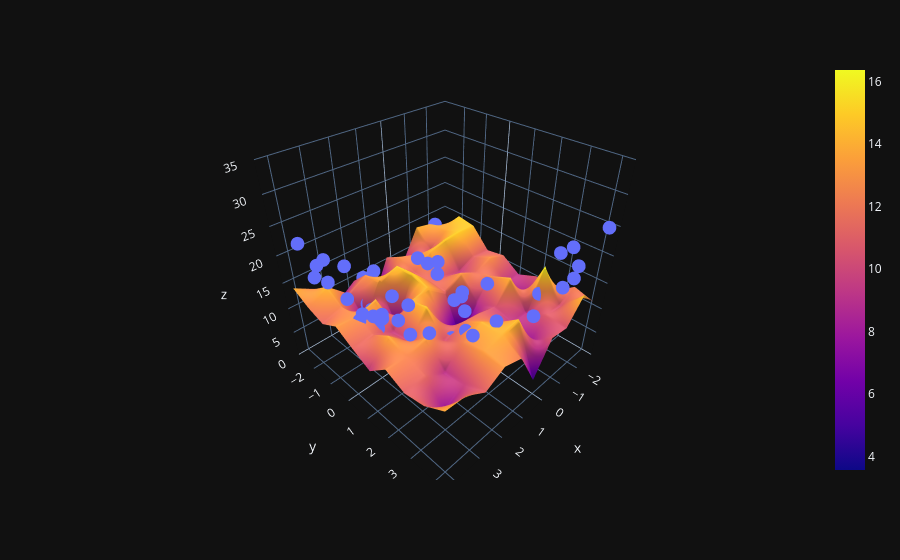

Notebook source saved alongside this figure:
### Code cell
fig=px.scatter_3d(x=x.ravel(), y=y.ravel(), z=z.ravel())
fig.add_trace(go.Surface(x=x_input,y=y_input, z=z_final))
fig.update_layout(scene=dict(zaxis=dict(range=[0,35])))
fig.show()
